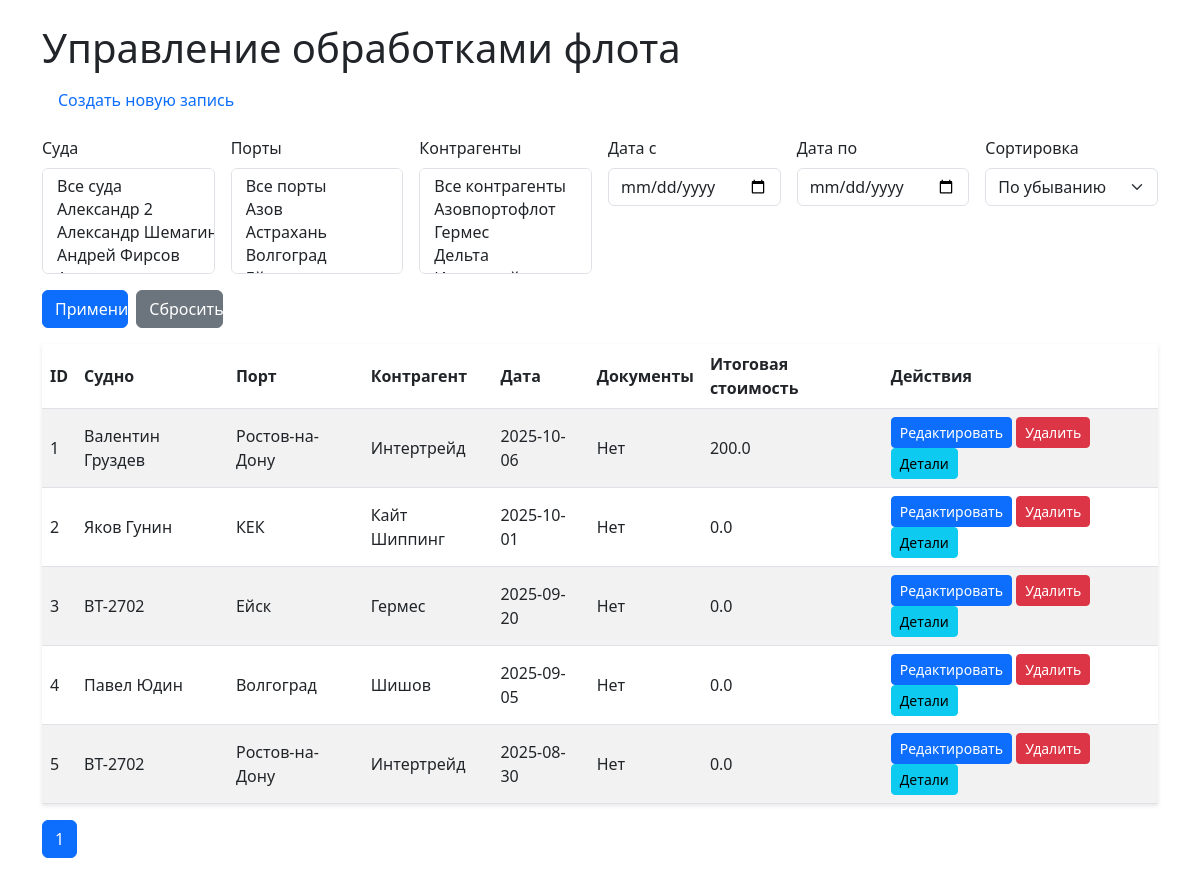
Before: / with the older database file.
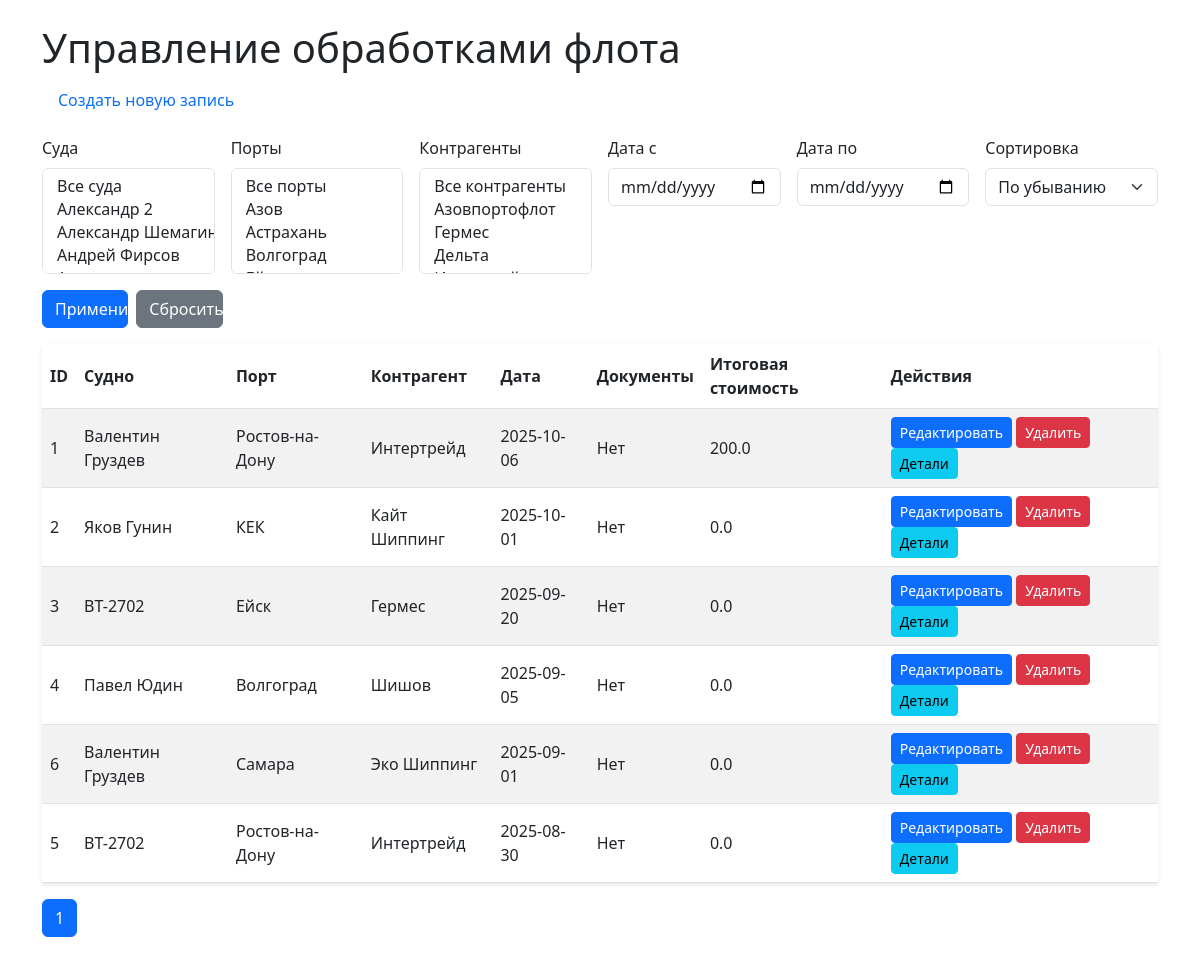
After: the same page with the newer database file.
### models/schemas.py (models this page shows)
class Operation(Base):
    __tablename__ = "operations"
    id = Column(Integer, primary_key=True, index=True)
    ship_id = Column(Integer, ForeignKey("ships.id"))
    port_id = Column(Integer, ForeignKey("ports.id"))
    contractor_id = Column(Integer, ForeignKey("contractors.id"))
    date = Column(Date)
    has_documents = Column(Boolean, default=False)
    document_path = Column(String, nullable=True)  # Добавляем для файлов
    ship = relationship("Ship")
    port = relationship("Port")
    contractor = relationship("Contractor")
    pollutants = relationship("OperationPollutant", back_populates="operation", cascade="all, delete-orphan")

class Ship(Base):
    __tablename__ = "ships"
    id = Column(Integer, primary_key=True, index=True)
    name = Column(String, unique=True, index=True)

class Port(Base):
    __tablename__ = "ports"
    id = Column(Integer, primary_key=True, index=True)
    name = Column(String, unique=True, index=True)

class Contractor(Base):
    __tablename__ = "contractors"
    id = Column(Integer, primary_key=True, index=True)
    name = Column(String, unique=True, index=True)

### routers/operations.py (the view)
@router.get("/", response_class=HTMLResponse)
async def list_operations(
    request: Request,
    ship_ids: list[int] = Query(None),
    start_date: str = None,
    end_date: str = None,
    port_ids: list[int] = Query(None),
    contractor_ids: list[int] = Query(None),
    sort_order: str = "desc",
    page: int = 1,
    per_page: int = 10,
    db: Session = Depends(get_db)
):
    query = db.query(Operation)
    if ship_ids:
        query = query.filter(Operation.ship_id.in_(ship_ids))
    if start_date:
        try:
            start_date_obj = datetime.strptime(start_date, "%Y-%m-%d").date()
            query = query.filter(Operation.date >= start_date_obj)
        except ValueError:
            pass
    if end_date:
        try:
            end_date_obj = datetime.strptime(end_date, "%Y-%m-%d").date()
            query = query.filter(Operation.date <= end_date_obj)
        except ValueError:
            pass
    if port_ids:
        query = query.filter(Operation.port_id.in_(port_ids))
    if contractor_ids:
        query = query.filter(Operation.contractor_id.in_(contractor_ids))
    if sort_order.lower() == "asc":
        query = query.order_by(Operation.date.asc())
    else:
        query = query.order_by(Operation.date.desc())
    total = query.count()
    operations = query.offset((page - 1) * per_page).limit(per_page).all()
    total_costs = {}
    for op in operations:
        total_cost = db.query(func.sum(OperationPollutant.cost)).filter(
            OperationPollutant.operation_id == op.id
        ).scalar() or 0.0
        total_costs[op.id] = total_cost
    selected_ship_ids = [str(id) for id in ship_ids or []]
    selected_port_ids = [str(id) for id in port_ids or []]
    selected_contractor_ids = [str(id) for id in contractor_ids or []]
    ships = db.query(Ship).order_by(Ship.name).all()
    ports = db.query(Port).order_by(Port.name).all()
    contractors = db.query(Contractor).order_by(Contractor.name).all()
    return templates.TemplateResponse("list.html", {
        "request": request,
        "operations": operations,
        "total_costs": total_costs,
        "ships": ships,
        "ports": ports,
        "contractors": contractors,
        "selected_ship_ids": selected_ship_ids,
        "selected_start_date": start_date,
        "selected_end_date": end_date,
        "selected_port_ids": selected_port_ids,
        "selected_contractor_ids": selected_contractor_ids,
        "sort_order": sort_order,
        "total_pages": (total // per_page) + (1 if total % per_page else 0),
        "current_page": page,
        "per_page": per_page
    })

### templates/list.html (shortened to what this page needs)
<!DOCTYPE html>
<html lang="ru">
<head>
    <link href="/static/css/styles.css" rel="stylesheet">
    <link href="https://cdn.jsdelivr.net/npm/bootstrap@5.3.0/dist/css/bootstrap.min.css" rel="stylesheet">
</head>
<body>
    <div class="container mt-4">
        <h1>Управление обработками флота</h1>
        <nav class="nav mb-3">
            <a class="nav-link" href="/create">Создать новую запись</a>
        </nav>
        <form method="get" class="mb-3" id="filterForm">
            <div class="row g-3">
                <div class="col-md-2">
                    <label for="ship_ids" class="form-label">Суда</label>
                    <select multiple class="form-select" id="ship_ids" name="ship_ids">
                        <option value="">Все суда</option>
                        {% for ship in ships %}
                        <option value="{{ ship.id }}" {% if ship.id|string in selected_ship_ids %}selected{% endif %}>{{ ship.name }}</option>
                        {% endfor %}
                    </select>
                </div>
                <div class="col-md-2">
                    <label for="port_ids" class="form-label">Порты</label>
                    <select multiple class="form-select" id="port_ids" name="port_ids">
                        <option value="">Все порты</option>
                        {% for port in ports %}
                        <option value="{{ port.id }}" {% if port.id|string in selected_port_ids %}selected{% endif %}>{{ port.name }}</option>
                        {% endfor %}
                    </select>
                </div>
                <div class="col-md-2">
                    <label for="contractor_ids" class="form-label">Контрагенты</label>
                    <select multiple class="form-select" id="contractor_ids" name="contractor_ids">
                        <option value="">Все контрагенты</option>
                        {% for contractor in contractors %}
                        <option value="{{ contractor.id }}" {% if contractor.id|string in selected_contractor_ids %}selected{% endif %}>{{ contractor.name }}</option>
                        {% endfor %}
                    </select>
                </div>
                <div class="col-md-2">
                    <label for="start_date" class="form-label">Дата с</label>
                    <input type="date" class="form-control" id="start_date" name="start_date" value="{{ selected_start_date or '' }}">
                </div>
                <div class="col-md-2">
                    <label for="end_date" class="form-label">Дата по</label>
                    <input type="date" class="form-control" id="end_date" name="end_date" value="{{ selected_end_date or '' }}">
                </div>
                <div class="col-md-2">
                    <label for="sort_order" class="form-label">Сортировка</label>
                    <select class="form-select" id="sort_order" name="sort_order">
                        <option value="desc" {% if sort_order == 'desc' %}selected{% endif %}>По убыванию</option>
                    </select>
                </div>
                <div class="col-md-2 d-flex align-items-end gap-2">
                    <button type="submit" class="btn btn-primary w-50">Применить</button>
                    <button type="button" class="btn btn-secondary w-50" onclick="resetFilters()">Сбросить</button>
                </div>
            </div>
        </form>
        <table class="table table-striped">
            <thead>
                <tr>
                    <th>ID</th>
                    <th>Судно</th>
                    <th>Порт</th>
                    <th>Контрагент</th>
                    <th>Дата</th>
                    <th>Документы</th>
                    <th>Итоговая стоимость</th>
                    <th>Действия</th>
                </tr>
            </thead>
            <tbody>
                {% for operation in operations %}
                <tr>
                    <td>{{ operation.id }}</td>
                    <td>{{ operation.ship.name }}</td>
                    <td>{{ operation.port.name }}</td>
                    <td>{{ operation.contractor.name }}</td>
                    <td>{{ operation.date }}</td>
                    <td>
                        {% if operation.document_path %}
                        <a href="/download/{{ operation.id }}" target="_blank">Скачать</a>
                        {% else %}
                        Нет
                        {% endif %}
                    </td>
                    <td>{{ total_costs[operation.id] | float | round(2) }}</td>
                    <td>
                        <a href="/edit/{{ operation.id }}" class="btn btn-sm btn-primary">Редактировать</a>
                        <form action="/delete/{{ operation.id }}" method="post" style="display:inline;">
                            <button type="submit" class="btn btn-sm btn-danger">Удалить</button>
                        </form>
                        <button type="button" class="btn btn-sm btn-info" data-bs-toggle="modal" data-bs-target="#operationModal" onclick="fetchOperation({{ operation.id }})">Детали</button>
                    </td>
                </tr>
                {% endfor %}
            </tbody>
        </table>
        <nav>
            <ul class="pagination">
                {% for p in range(1, total_pages + 1) %}
                <li class="page-item {% if p == current_page %}active{% endif %}">
                    <a class="page-link" href="?page={{ p }}&per_page={{ per_page }}{% if sort_order %}&sort_order={{ sort_order }}{% endif %}">{{ p }}</a>
                </li>
                {% endfor %}
            </ul>
        </nav>
    </div>
</body>
</html>

### static/css/styles.css (style rules this page uses)
body { font-family: Arial, sans-serif; }
.table { border-collapse: separate; border-spacing: 0; box-shadow: 0 2px 4px rgba(0, 0, 0, 0.1); }
.table th, .table td { vertical-align: middle; }
.table th { background-color: #f8f9fa; }
.btn-sm { padding: 0.25rem 0.5rem; font-size: 0.875rem; }
.container { max-width: 1200px; }

Changed rows visible on the page:
added Operation: id "6", ship.name "Валентин Груздев", port.name "Самара", contractor.name "Эко Шиппинг", date "2025-09-01", shows "Нет", total_costs "0.0"
